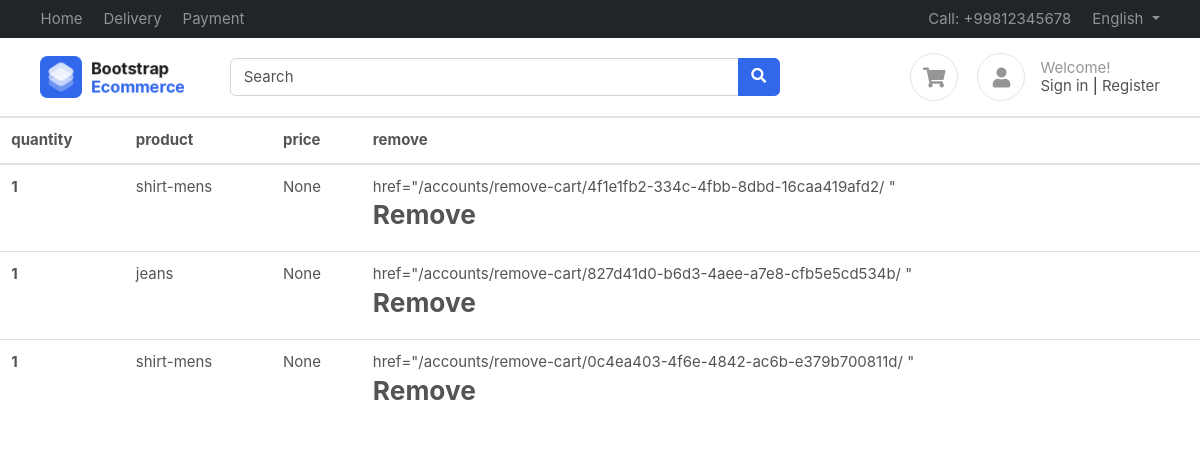
Screenshot of /accounts/cart/ (signed in) with the database file from the repository.
### accounts/models.py (models this page shows)
class CartItems(BaseModel):
    cart          = models.ForeignKey(Cart, on_delete=models.CASCADE, related_name='cart_items')
    product       = models.ForeignKey(Product, on_delete=models.SET_NULL, null=True, blank = True )
    color_variant = models.ForeignKey(ColorVariant, on_delete=models.SET_NULL, null=True, blank = True )
    size_variant  = models.ForeignKey(SizeVariant, on_delete=models.SET_NULL, null=True, blank = True )
    def get_product_price(self):
        price = [self.product.price]
        if self.color_variant:
            color_variant_price = self.color_variant.price
            price.append(color_variant_price)

### products/models.py (models this page shows, shortened)
class Product(BaseModel):
    product_name = models.CharField(max_length=100)
    slug = AutoSlugField(populate_from='product_name',unique=True, null=True, default=None)
    category = models.ForeignKey(Category, on_delete=models.CASCADE, related_name="product")
    price = models.IntegerField()
    product_description = models.TextField()
    color_variant = models.ManyToManyField(ColorVariant, blank=True)
    size_variant  = models.ManyToManyField(SizeVariant, blank=True)
    def __str__(self) -> str:
        return self.slug

### accounts/views.py (the view)
# urls.py: path('cart/' , cart , name='cart'),
def cart(request):
    context = {'cart': Cart.objects.filter(is_paid = False , user = request.user),
                'cart_items':CartItems.objects.all()
    }
    return render(request, 'accounts/cart.html', context)

### templates/accounts/cart.html
{% extends 'base/base.html' %} {% block start%}
<table class="table">
  <thead>
    <tr>
      <th scope="col">quantity</th>
      <th scope="col">product</th>
      <th scope="col">price</th>
      <th scope="col">remove</th>
    </tr>
  </thead>
  <tbody>
    {% for carts in cart_items %}
    <tr>
      <th scope="row">1</th>
      <td>{{carts.product}}</td>
      <td>{{carts.get_product_price}}</td>
      <td>
        href="{% url 'remove_cart' carts.uid %} "
        <h3>Remove</h3>
      </td>
    </tr>
    {% endfor %}
  </tbody>
</table>
{% endblock %}

### public/static/css/ui.css (style rules this page uses)
html { font-family: 'Inter', sans-serif; font-size: 15px; }

### rows the page displays
CartItems: product "shirt-mens", get_product_price "None", uid "/accounts/remove-cart/4f1e1fb2-334c-4fbb-8dbd-16caa419afd2/"
CartItems: product "jeans", get_product_price "None", uid "/accounts/remove-cart/827d41d0-b6d3-4aee-a7e8-cfb5e5cd534b/"
CartItems: product "shirt-mens", get_product_price "None", uid "/accounts/remove-cart/0c4ea403-4f6e-4842-ac6b-e379b700811d/"
